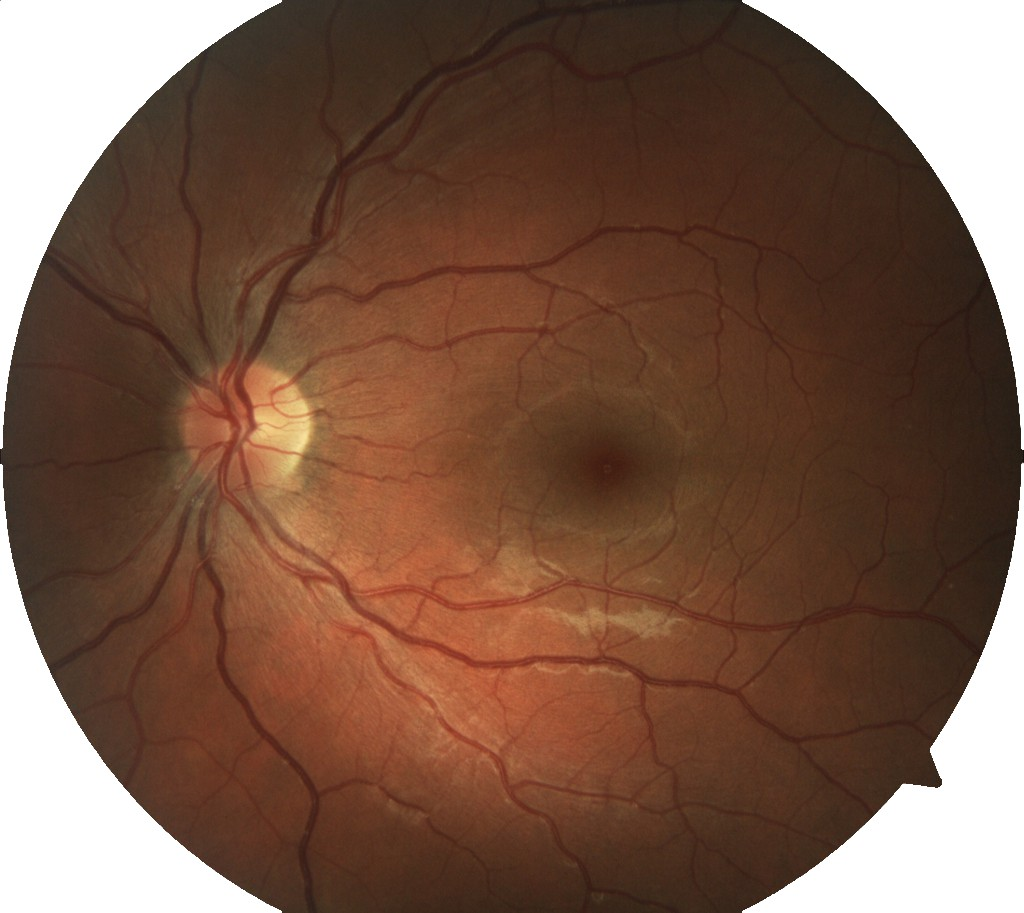
#> input picture data/retina.jpg, 1024 x 913 px
$ jupyter execute --allow-errors 03-clustering.ipynb   (shell and % lines are left out)   (Python 2 division)   (older library calls are emulated)
#> lines starting #> are read from the running program, lines starting #| are printed output that depends on the picture
# Pattern Recognition - ViBOT MsCV

Guillaume Lemaitre - Fabrice Meriaudeau - Johan Massich

# Clustering

[cell 1]

# Matplotlib library
from mpl_toolkits.mplot3d import Axes3D
from matplotlib import cm
from matplotlib.ticker import LinearLocator, FormatStrFormatter
import matplotlib.pyplot as plt

# MPLD3 extension
import mpld3

# Numpy library
import numpy as np

# Import the Scipy library for griddata
from scipy.interpolate import griddata

Import the library to perform the clustering with k-means and fuzzy c-means.

[cell 2]
# Import k-means clustering method from scikit-learn
from sklearn.cluster import KMeans
# Import fuzzy c-means from scikit-fuzzy
import skfuzzy as fuzz

Assuming the following generated points:

* Two classes with respective labels 0 and 1,
* Class #1 follows with labels 0 a multivariate normal distribution with:

$$\mu_1 = \left[ 1, 1 \right]$$

$$\Sigma_1 = \left[ \begin{matrix} 1 && 0 \\ 0 && 1 \end{matrix} \right]$$

* Class #2 with labels 1 follows a multivariate normal distribution with:

$$\mu_2 = \left[ -1, -1 \right]$$

$$\Sigma_2 = \left[ \begin{matrix} 1 && 0 \\ 0 && 1 \end{matrix} \right]$$

[cell 3]
# Size of points in the dataset
N = 1000

# Define the property of the gaussian distribution
mean1, mean2 = np.array([1., 1.]), np.array([-1., -1.])
cov1, cov2 = np.diagflat([1, 1]), np.diagflat([1, 1])

class_1 = np.random.multivariate_normal(mean1, cov1, N / 2)
class_2 = np.random.multivariate_normal(mean2, cov2, N / 2)

data = np.concatenate((class_1, class_2), axis=0)
gt = np.squeeze(np.concatenate((np.zeros((1, N / 2), dtype = int), np.ones((1, N / 2), dtype = int)), axis = 1))

fig = plt.figure()
# Find the indexes of the first cluster
plt.plot(class_1[:, 0], class_1[:, 1], 'xb', label='Cluster #1')
plt.plot(class_2[:, 0], class_2[:, 1], 'xr', label='Cluster #2')
plt.legend()
# Show the figure
mpld3.display(fig)
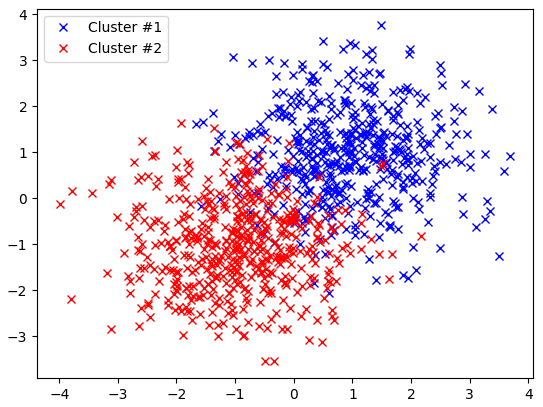
#> figure drawn by matplotlib, 1 panel

### Clustering via k-means

(a) Use k-means clustering method to find the cluster centers for $k=2$. To do so, you will:

* Call the constructor KMeans(),
* Use the function predict of the object build in order to apply the clustering,
* Get the centers of each cluster,
* Display these centers.

[cell 4]

# Define the number of clusters k
k = 2

# Define the parameters of k-means
### use init 'random' and only one try
#> (the rest of this cell did not finish here and is left out)

(b) Plot the cluster centers and the data labelled by the k-means fitting.

[cell 5]
fig = plt.figure()
# Find the indexes of the first cluster
#> (the rest of this cell did not finish here and is left out)

(c) Complete the following function to compute the misclassification rate.

[cell 6]
# Compute the misclassification rate
def compute_error_rate(k_means_labels, gt_labels):
    ### Use the function nonzero()
    return float(np.size(np.nonzero(np.squeeze(k_means_labels != gt_labels)))) / float(np.size(gt_labels)) * 100.

(d) What is the misclassification for the current fitting? Highlight inside a plot the element which have been misclasified.

**Hint**: think at swapping the label if the error rate is really high. The label affected is performed in an unsupervised manner.

#> (a cell that did not finish here is left out)

(e) Repeat 10 times the k-means fitting and compute the mean error.

[cell 8]
# Define the number of repetitions
rep_t = 10

#k_means_cluster.fit(data)
# Accumulate the error
acc_err = 0.
#> (the rest of this cell did not finish here and is left out)

### Clustering via fuzzy c-means

(a) Use fuzzy c-means clustering method to find the cluster centers for $c=2$. Check the following link for an example:
https://github.com/scikit-fuzzy/scikit-fuzzy/blob/master/skfuzzy/cluster/tests/test_cmeans.py

[cell 9]
# Define the number of clusters
c = 2
# Exponentiation parameter
m = 2.

# Run the fuzzy c-means - need to transpose the data
#> (the rest of this cell did not finish here and is left out)

(b) Plot the cluster centers and the membership degree of the data to each one of the two clusters.

[cell 10]
# Plot a representation depending of the membership
### Create a mesh grid using np.grid()
grid_x, grid_y = np.mgrid[-4.:5.:200j, -4.:5.:200j]
### Use the function griddata() in order to create the surface based on the membership degree
#> (the rest of this cell did not finish here and is left out)

(c) Plot in each data point to the most probable cluster to which it will belongs. Plot also the centroids.

[cell 11]
...

(d) Compute the misclassifcation error rate.

[cell 12]
...

## Retina segmentation using k-means and fuzzy c-means

[cell 13]
# Import scikit-image for input-output manipulation
from skimage import io
from skimage import img_as_float

Assuming that the image can be clustered with four classes:

* One cluster with artefacts at the edges of the image
* One cluster with the optic nerve and other artefacts
* One cluster with noise across the image
* One cluster with the vessels

[cell 14]
# Number of classes
nb_classes = 4

(a) From the `data` folder, load the retina image `retina.jpg`. Convert it into float type.

[cell 15]
# Load the images
# Use the function img_as_float()
# Use the function io.imread()
retina_im = img_as_float(io.imread("data/retina.jpg"))

# Show the results
fig, ax = plt.subplots()
ax.imshow(retina_im)
ax.set_title('Original image')
ax.axis('off')

plt.show()

(b) Complete the following Python function.

* Compute a background image using a median filtering for each colour channel with a square kernel of size 30.
* Subtract each background channel to the original channel.
* Normalise each channel using min-max normalisation.

[cell 16]
# Import morpho element
from skimage.morphology import square
# Import the median filtering
from skimage.filter.rank import median

# Function to pre process the images
def PreProcessing(rgb_image):
    output = np.zeros(np.shape(rgb_image))

    # Obtain the background image for each channel through median filtering
    background_im_r = img_as_float(median(rgb_image[:,:,0],square(30)))
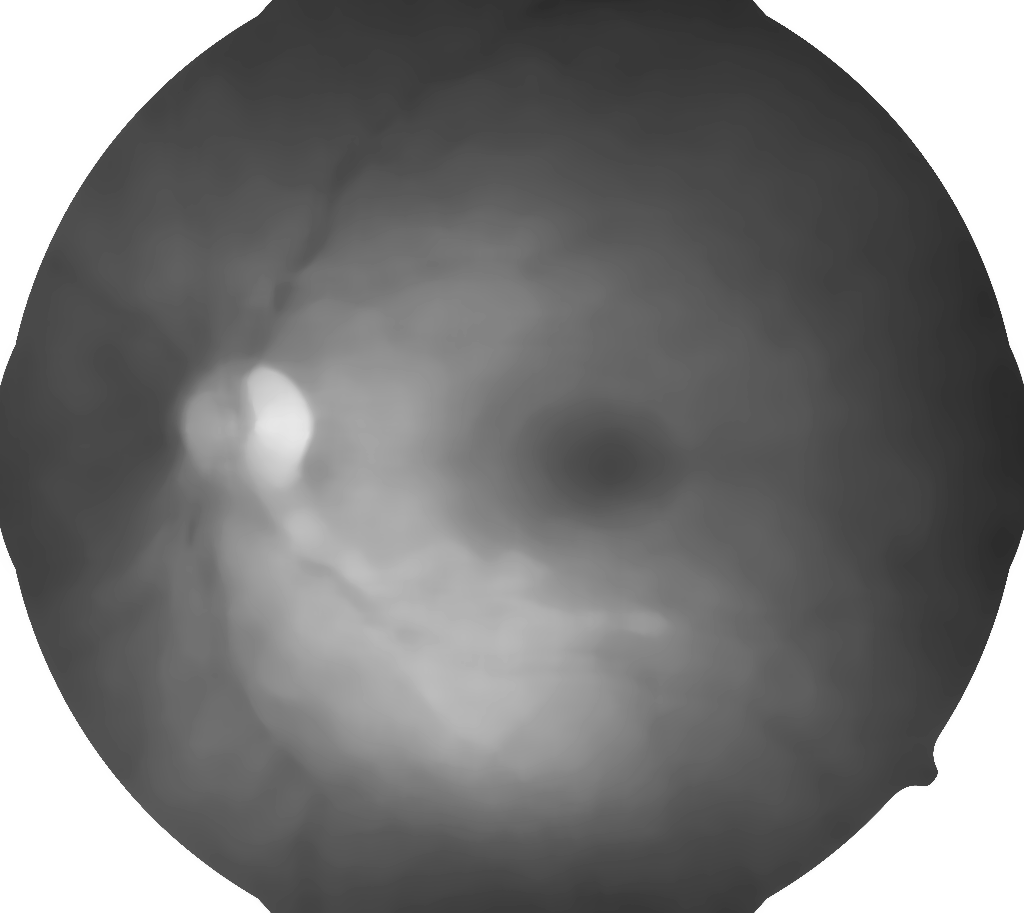
#> background_im_r: shape (913, 1024) float64; min 0.161, max 1, mean 0.477
    background_im_g = img_as_float(median(rgb_image[:,:,1],square(30)))
    background_im_b = img_as_float(median(rgb_image[:,:,2],square(30)))
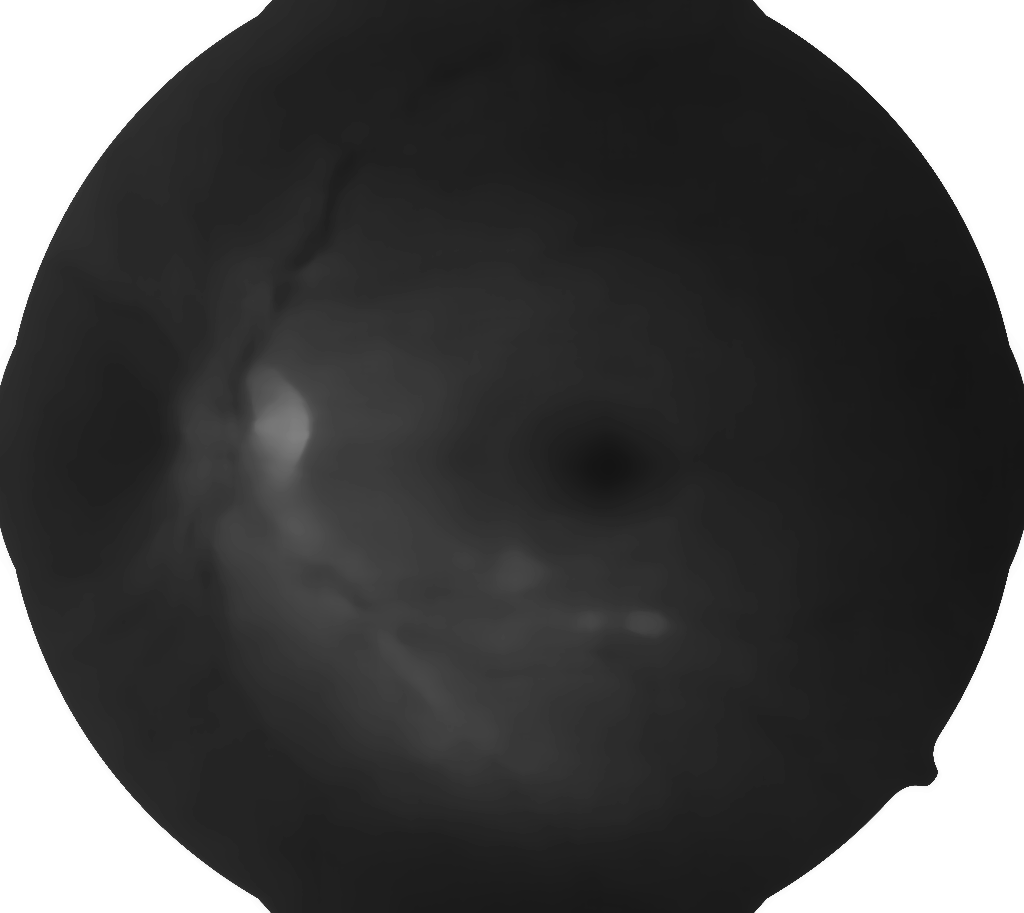
#> background_im_b: shape (913, 1024) float64; min 0.0784, max 1, mean 0.288

    # Remove the background to the original channels
    output[:, :, 0] = retina_im[:,:,0] - background_im_r
    output[:, :, 1] = retina_im[:,:,1] - background_im_g
    output[:, :, 2] = retina_im[:,:,2] - background_im_b

    # Normalise the image
    output[:, :, 0] = normalise_im(output[:,:,0])
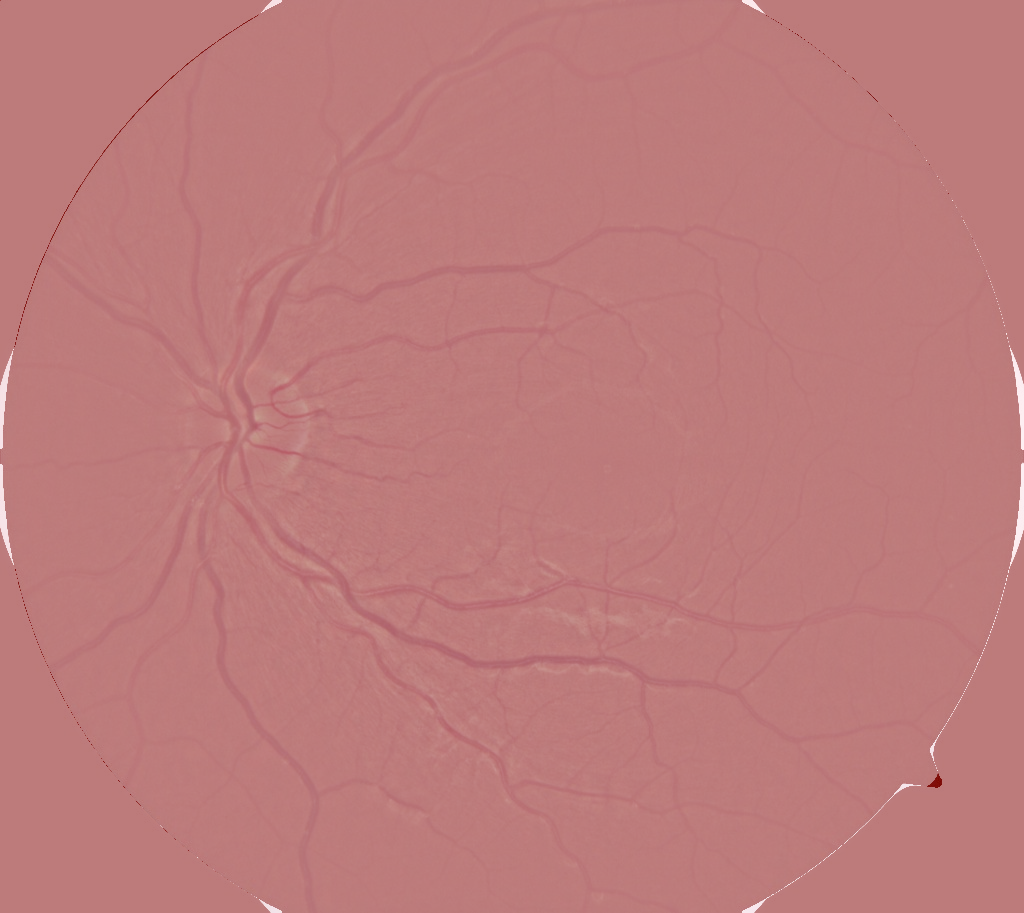
#> output: shape (913, 1024, 3) float64; mean R, G, B 0.501, -0.000167, 0.00102; drawn with min black and max white
    output[:, :, 1] = normalise_im(output[:,:,1])
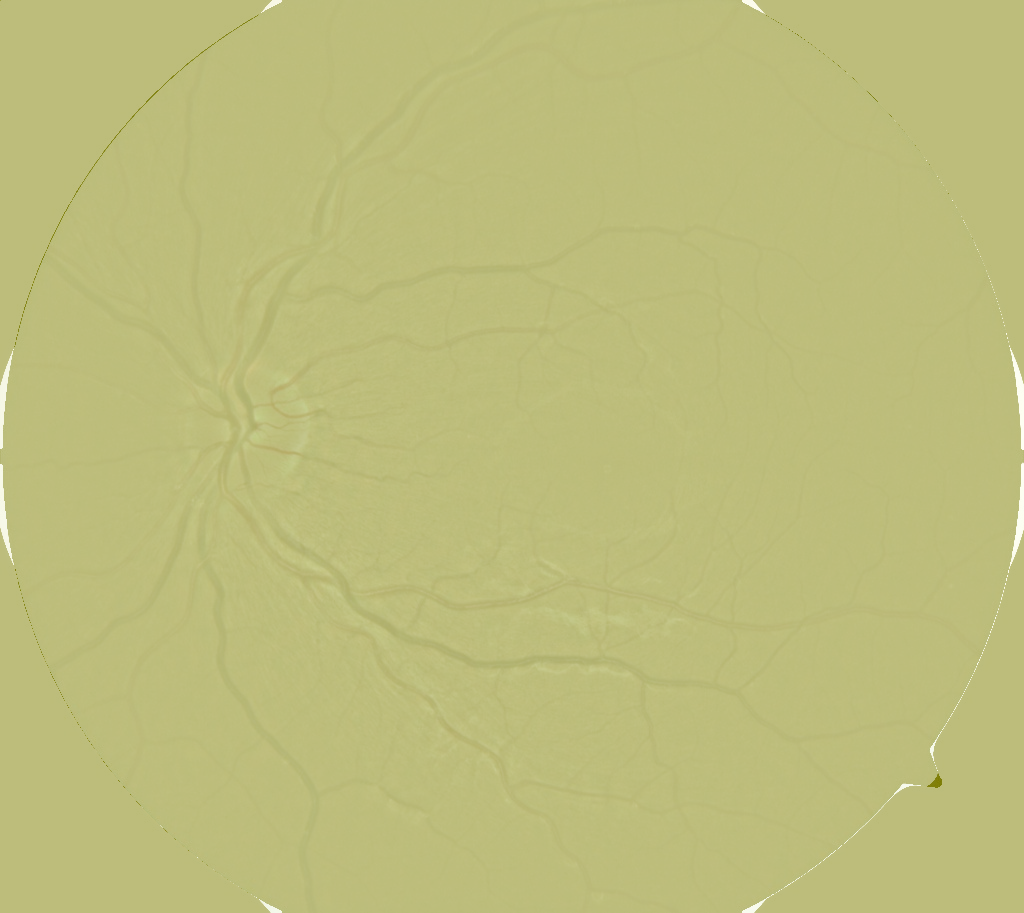
#> output: shape (913, 1024, 3) float64; mean R, G, B 0.501, 0.502, 0.00102; drawn with min black and max white
    output[:, :, 2] = normalise_im(output[:,:,2])

    return output

# Function to apply min-max normalisation
def normalise_im(im_2d):
    return (im_2d - np.min(im_2d)) / (np.max(im_2d) - np.min(im_2d))

(c) Apply the pre-processing to retina image and plot the resulting image.

[cell 17]
retina_im = PreProcessing(retina_im)

plt.imshow(retina_im)
print retina_im.shape
#| (913, 1024, 3)
